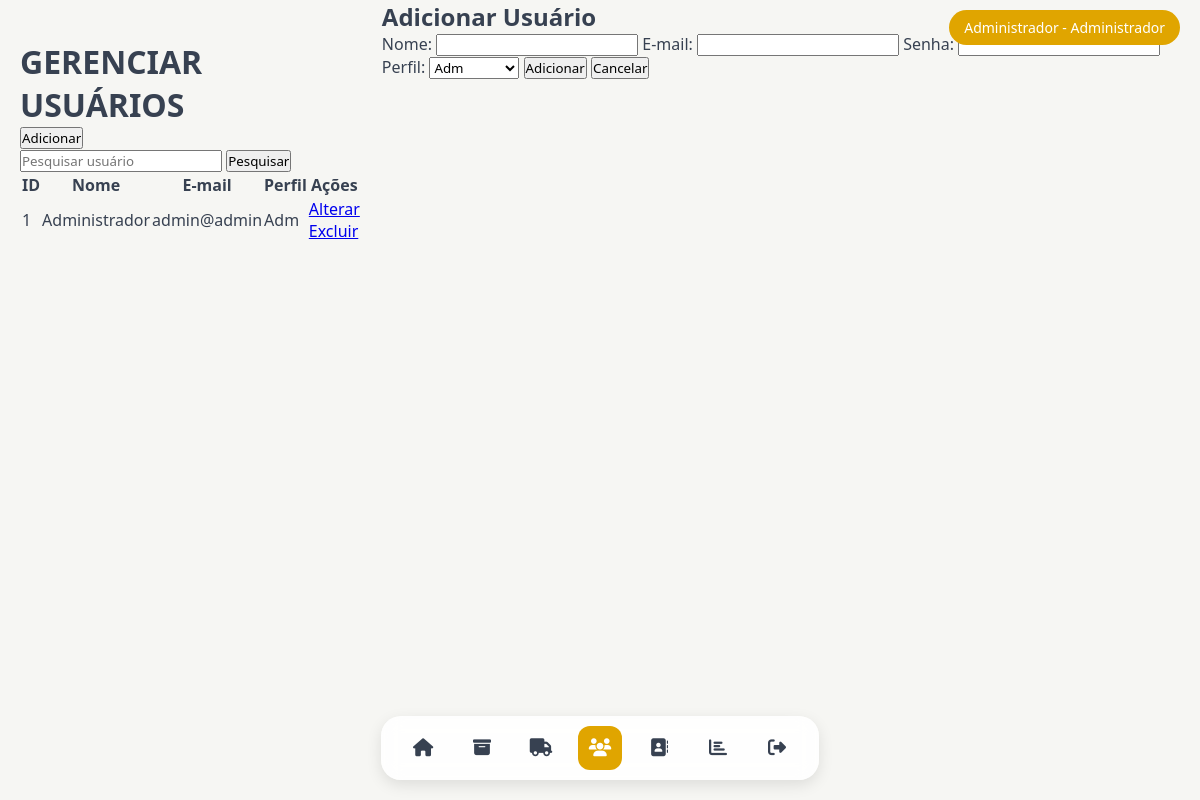
/TELAS/TELA_GERENCIAR_USUARIOS.php (signed in), run on the app's committed database.
### tables this page shows
CREATE TABLE usuario (
    id_usuario INT(11) NOT NULL AUTO_INCREMENT,
    nome VARCHAR(100) NOT NULL,
    senha VARCHAR(255) NOT NULL,
    email VARCHAR(100) NOT NULL,
    id_perfil INT(11) DEFAULT NULL,
    senha_temporaria TINYINT(1) DEFAULT 0,
    PRIMARY KEY (id_usuario),
    UNIQUE KEY (email),
    FOREIGN KEY (id_perfil) REFERENCES perfil(id_perfil) ON DELETE SET NULL
);

CREATE TABLE perfil (
    id_perfil INT(11) NOT NULL AUTO_INCREMENT,
    nome_perfil VARCHAR(50) NOT NULL,
    PRIMARY KEY (id_perfil),
    UNIQUE KEY (nome_perfil)
);

### TELAS/TELA_GERENCIAR_USUARIOS.php (the view, shortened to what this page needs)
<?php
include('../conexao.php');
function buscarUsuarios($pdo, $nome = null) {
    $sql = "SELECT u.id_usuario, u.nome, u.email, u.id_perfil, p.nome_perfil
            FROM usuario u
            LEFT JOIN perfil p ON u.id_perfil = p.id_perfil";
    $stmt = $pdo->prepare($sql);
    $stmt->execute();
    return $stmt->fetchAll(PDO::FETCH_ASSOC);
}
$usuarios = isset($_POST['busca']) ? buscarUsuarios($pdo, $_POST['busca']) : buscarUsuarios($pdo);
$sql_perfis = "SELECT * FROM perfil ORDER BY nome_perfil";
$stmt_perfis = $pdo->query($sql_perfis);
$perfis = $stmt_perfis->fetchAll(PDO::FETCH_ASSOC);
?>
<!DOCTYPE html>
<html lang="pt-br">
<head>
    <link rel="stylesheet" href="../ESTILOS/ESTILO_GERAL.css">
    <link rel="stylesheet" href="../ESTILOS/ESTILO_GERENCIAR_USUARIOS.css">
</head>
<body>
    <?php include("MENU.php"); ?>
    <main>
        <h1>GERENCIAR USUÁRIOS</h1>
        <div class="ops_usu">
            <button id="btnAdicionar" onclick="abrirModal('modalAdicionar')">Adicionar</button>
            <form action="TELA_GERENCIAR_USUARIOS.php" method="POST">
                <input type="text" name="busca" id="busca" placeholder="Pesquisar usuário">
                <button type="submit">Pesquisar</button>
            </form>
        </div>
        <div class="tabela_usu">
            <?php if (!empty($usuarios)): ?>
                <table class="table">
                    <thead>
                        <tr>
                            <th>ID</th>
                            <th>Nome</th>
                            <th>E-mail</th>
                            <th>Perfil</th>
                            <th>Ações</th>
                        </tr>
                    </thead>
                    <tbody>
                        <?php foreach ($usuarios as $usuario): ?>
                            <tr>
                                <td><?= htmlspecialchars($usuario['id_usuario']) ?></td>
                                <td><?= htmlspecialchars($usuario['nome']) ?></td>
                                <td><?= htmlspecialchars($usuario['email']) ?></td>
                                <td><?= htmlspecialchars($usuario['nome_perfil']) ?></td>
                                <td>
                                    <a href="TELA_GERENCIAR_USUARIOS.php?editar=<?= htmlspecialchars($usuario['id_usuario']) ?>">Alterar</a>
                                    <a href="TELA_GERENCIAR_USUARIOS.php?excluir=<?= htmlspecialchars($usuario['id_usuario']) ?>"
                                       class="excluir"
                                       onclick="return confirm('Tem certeza que deseja excluir este usuário?')">Excluir</a>
                                </td>
                            </tr>
                        <?php endforeach; ?>
                    </tbody>
                </table>
            <?php else: ?>
                <p>Nenhum usuário encontrado</p>
            <?php endif; ?>
        </div>
    </main>
    <div id="modalAdicionar" class="modal">
        <div class="modal-content">
            <h2>Adicionar Usuário</h2>
            <form method="POST" action="TELA_GERENCIAR_USUARIOS.php">
                <label for="nome">Nome:</label>
                <input type="text" name="nome" required>
                <label for="email">E-mail:</label>
                <input type="email" name="email" required>
                <label for="senha">Senha:</label>
                <input type="password" name="senha" required>
                <label for="perfil">Perfil:</label>
                <select name="perfil" required>
                    <?php foreach ($perfis as $perfil): ?>
                        <option value="<?= $perfil['id_perfil'] ?>"><?= htmlspecialchars($perfil['nome_perfil']) ?></option>
                    <?php endforeach; ?>
                </select>
                <button type="submit" name="adicionar_usuario" class="btn_acao">Adicionar</button>
                <button type="button" class="btn_acao btn_cancelar" onclick="fecharModal('modalAdicionar')">Cancelar</button>
            </form>
        </div>
    </div>
</body>
</html>

### ESTILOS/ESTILO_GERAL.css (style rules this page uses)
:root { font-family: 'Segoe UI', Tahoma, Geneva, Verdana, sans-serif; --primaria-amarelo: #e0a500; --secundaria-amarelo: #e0a500; --comeia: #8b5e3c; --cinza-claro: #f6f6f3; --cinza-escuro: #374151; --vidro: rgba(0, 0, 0, 0.06); --primary-color: var(--primaria-amarelo); --hover-color: var(--secundaria-amarelo); --text-color: var(--cinza-escuro); --input-bg: white; --shadow-color: rgba(0, 0, 0, 0.05); --placeholder-color: #c4a484; --background: var(--cinza-claro) }

### ESTILOS/ESTILO_GERENCIAR_USUARIOS.css (style rules this page uses)
body { margin: 0; background: var(--cinza-claro); color: var(--text-color); font-family: var(--font-family); }

### ESTILOS/ESTILO_MENU.css (style rules this page uses)
* { margin: 0; padding: 0; box-sizing: border-box; font-family: var(--font-family); }
body { display: flex; min-height: 100vh; background-color: var(--cinza-claro); color: var(--cinza-escuro); }
main { padding: 20px; margin-top: 20px; z-index: 1; }

### data on the page
usuario: id_usuario "1", nome "Administrador", email "admin@admin", id_perfil.nome_perfil "Adm"

### other printed values
$_SESSION['usuario'] "Administrador"
$nome_perfil "Administrador"
form field perfil "Adm"
